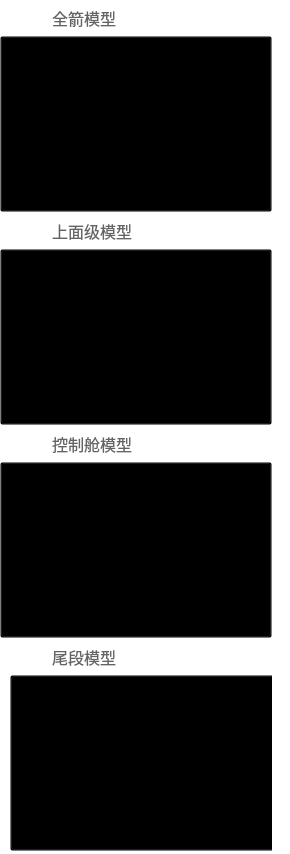
           <widget class="QWidget" name="leftscrollpart">
            <property name="geometry">
             <rect>
              <x>0</x>
              <y>0</y>
              <width>290</width>
              <height>854</height>
             </rect>
            </property>
            <property name="styleSheet">
             <string notr="true">background-color:transparent</string>
            </property>
            <layout class="QVBoxLayout" name="leftpart_ho">
             <property name="spacing">
              <number>0</number>
             </property>
             <property name="leftMargin">
              <number>0</number>
             </property>
             <property name="topMargin">
              <number>0</number>
             </property>
             <property name="rightMargin">
              <number>0</number>
             </property>
             <property name="bottomMargin">
              <number>0</number>
             </property>
             <item>
              <widget class="QWidget" name="singleModue_1" native="true">
               <property name="minimumSize">
                <size>
                 <width>272</width>
                 <height>213</height>
                </size>
               </property>
               <property name="maximumSize">
                <size>
                 <width>272</width>
                 <height>213</height>
                </size>
               </property>
               <property name="styleSheet">
                <string notr="true"/>
               </property>
               <layout class="QVBoxLayout" name="verticalLayout_4">
                <property name="spacing">
                 <number>0</number>
                </property>
                <property name="leftMargin">
                 <number>0</number>
                </property>
                <property name="topMargin">
                 <number>0</number>
                </property>
                <property name="rightMargin">
                 <number>0</number>
                </property>
                <property name="bottomMargin">
                 <number>0</number>
                </property>
                <item>
                 <widget class="QWidget" name="moduletop_1" native="true">
                  <property name="minimumSize">
                   <size>
                    <width>0</width>
                    <height>36</height>
                   </size>
                  </property>
                  <property name="maximumSize">
                   <size>
                    <width>16777215</width>
                    <height>36</height>
                   </size>
                  </property>
                  <property name="styleSheet">
                   <string notr="true">#moduletop_1{background-color:rgba(255,255,255,0.6)}
</string>
                  </property>
                  <widget class="QLabel" name="modulelogo_1">
                   <property name="geometry">
                    <rect>
                     <x>20</x>
                     <y>9</y>
                     <width>20</width>
                     <height>20</height>
                    </rect>
                   </property>
                   <property name="text">
                    <string/>
                   </property>
                   <property name="pixmap">
                    <pixmap resource="twoDdisplay.qrc">:/twoDdisplay/lefticon</pixmap>
                   </property>
                   <property name="alignment">
                    <set>Qt::AlignCenter</set>
                   </property>
                  </widget>
                  <widget class="QLabel" name="modulename_1">
                   <property name="geometry">
                    <rect>
                     <x>52</x>
                     <y>0</y>
                     <width>160</width>
                     <height>36</height>
                    </rect>
                   </property>
                   <property name="styleSheet">
                    <string notr="true">color: rgba(72,72,72,0.8500);font-size:16px;
</string>
                   </property>
                   <property name="text">
                    <string>全箭模型</string>
                   </property>
                  </widget>
                  <widget class="QPushButton" name="moduleeditbtn_1">
                   <property name="geometry">
                    <rect>
                     <x>220</x>
                     <y>5</y>
                     <width>20</width>
                     <height>20</height>
                    </rect>
                   </property>
                   <property name="minimumSize">
                    <size>
                     <width>20</width>
                     <height>20</height>
                    </size>
                   </property>
                   <property name="maximumSize">
                    <size>
                     <width>20</width>
                     <height>20</height>
                    </size>
                   </property>
                   <property name="cursor">
                    <cursorShape>PointingHandCursor</cursorShape>
                   </property>
                   <property name="styleSheet">
                    <string notr="true">

QPushButton {
	background-color:transparent;
	border-image: url(:/twoDdisplay/editmodule);
    border:0px;
}</string>
                   </property>
                   <property name="text">
                    <string/>
                   </property>
                   <property name="iconSize">
                    <size>
                     <width>20</width>
                     <height>20</height>
                    </size>
                   </property>
                   <property name="flat">
                    <bool>false</bool>
                   </property>
                  </widget>
                  <widget class="QPushButton" name="moduleclosebtn_1">
                   <property name="geometry">
                    <rect>
                     <x>240</x>
                     <y>0</y>
                     <width>30</width>
                     <height>30</height>
                    </rect>
                   </property>
                   <property name="minimumSize">
                    <size>
                     <width>30</width>
                     <height>30</height>
                    </size>
                   </property>
                   <property name="maximumSize">
                    <size>
                     <width>30</width>
                     <height>30</height>
                    </size>
                   </property>
                   <property name="cursor">
                    <cursorShape>PointingHandCursor</cursorShape>
                   </property>
                   <property name="styleSheet">
                    <string notr="true">QPushButton:hover{
	background-color:transparent;
	border-image: url(:/twoDdisplay/closehover);
    border:0px;}

QPushButton {
	background-color:transparent;
	border-image: url(:/twoDdisplay/close);
    border:0px;
}</string>
                   </property>
                   <property name="text">
                    <string/>
                   </property>
                   <property name="iconSize">
                    <size>
                     <width>20</width>
                     <height>20</height>
                    </size>
                   </property>
                   <property name="flat">
                    <bool>false</bool>
                   </property>
                  </widget>
                 </widget>
                </item>
                <item>
                 <widget class="QWidget" name="thumbnailW_1" native="true">
                  <property name="styleSheet">
                   <string notr="true"/>
                  </property>
                  <widget class="QLabel" name="thumbnail_1">
                   <property name="geometry">
                    <rect>
                     <x>0</x>
                     <y>0</y>
                     <width>272</width>
                     <height>176</height>
                    </rect>
                   </property>
                   <property name="styleSheet">
                    <string notr="true">border-image:url(&quot;:/twoDdisplay/select&quot;)</string>
                   </property>
                   <property name="text">
                    <string/>
                   </property>
                   <property name="pixmap">
                    <pixmap resource="twoDdisplay.qrc">:/twoDdisplay/qjxiao</pixmap>
                   </property>
                   <property name="alignment">
                    <set>Qt::AlignCenter</set>
                   </property>
                  </widget>
                  <widget class="QPushButton" name="thumbnailbtn_1">
                   <property name="geometry">
                    <rect>
                     <x>0</x>
                     <y>0</y>
                     <width>272</width>
                     <height>176</height>
                    </rect>
                   </property>
                   <property name="cursor">
                    <cursorShape>PointingHandCursor</cursorShape>
                   </property>
                   <property name="styleSheet">
                    <string notr="true"/>
                   </property>
                   <property name="text">
                    <string/>
                   </property>
                  </widget>
                 </widget>
                </item>
               </layout>
              </widget>
             </item>
             <item>
              <widget class="QWidget" name="singleModue_2" native="true">
               <property name="minimumSize">
                <size>
                 <width>272</width>
                 <height>213</height>
                </size>
               </property>
               <property name="maximumSize">
                <size>
                 <width>272</width>
                 <height>213</height>
                </size>
               </property>
               <layout class="QVBoxLayout" name="verticalLayout_5">
                <property name="spacing">
                 <number>0</number>
                </property>
                <property name="leftMargin">
                 <number>0</number>
                </property>
                <property name="topMargin">
                 <number>0</number>
                </property>
                <property name="rightMargin">
                 <number>0</number>
                </property>
                <property name="bottomMargin">
                 <number>0</number>
                </property>
                <item>
                 <widget class="QWidget" name="moduletop_2" native="true">
                  <property name="minimumSize">
                   <size>
                    <width>0</width>
                    <height>36</height>
                   </size>
                  </property>
                  <property name="maximumSize">
                   <size>
                    <width>16777215</width>
                    <height>36</height>
                   </size>
                  </property>
                  <property name="styleSheet">
                   <string notr="true">#moduletop_2{
background-color:rgba(255,255,255,0.6);
}</string>
                  </property>
                  <widget class="QLabel" name="modulelogo_2">
                   <property name="geometry">
                    <rect>
                     <x>20</x>
                     <y>9</y>
                     <width>20</width>
                     <height>20</height>
                    </rect>
                   </property>
                   <property name="text">
                    <string/>
                   </property>
                   <property name="pixmap">
                    <pixmap resource="twoDdisplay.qrc">:/twoDdisplay/lefticon</pixmap>
                   </property>
                   <property name="alignment">
                    <set>Qt::AlignCenter</set>
                   </property>
                  </widget>
                  <widget class="QLabel" name="modulename_2">
                   <property name="geometry">
                    <rect>
                     <x>52</x>
                     <y>0</y>
                     <width>160</width>
                     <height>36</height>
                    </rect>
                   </property>
                   <property name="styleSheet">
                    <string notr="true">color: rgba(72,72,72,0.8500);font-size:16px;
</string>
                   </property>
                   <property name="text">
                    <string>上面级模型</string>
                   </property>
                  </widget>
                  <widget class="QPushButton" name="moduleclosebtn_2">
                   <property name="geometry">
                    <rect>
                     <x>240</x>
                     <y>0</y>
                     <width>30</width>
                     <height>30</height>
                    </rect>
                   </property>
                   <property name="minimumSize">
                    <size>
                     <width>30</width>
                     <height>30</height>
                    </size>
                   </property>
                   <property name="maximumSize">
                    <size>
                     <width>30</width>
                     <height>30</height>
                    </size>
                   </property>
                   <property name="cursor">
                    <cursorShape>PointingHandCursor</cursorShape>
                   </property>
                   <property name="styleSheet">
                    <string notr="true">QPushButton:hover{
	background-color:transparent;
	border-image: url(:/twoDdisplay/closehover);
    border:0px;}

QPushButton {
	background-color:transparent;
	border-image: url(:/twoDdisplay/close);
    border:0px;
}</string>
                   </property>
                   <property name="text">
                    <string/>
                   </property>
                   <property name="iconSize">
                    <size>
                     <width>20</width>
                     <height>20</height>
                    </size>
                   </property>
                   <property name="flat">
                    <bool>false</bool>
                   </property>
                  </widget>
                  <widget class="QPushButton" name="moduleeditbtn_2">
                   <property name="geometry">
                    <rect>
                     <x>220</x>
                     <y>5</y>
                     <width>20</width>
                     <height>20</height>
                    </rect>
                   </property>
                   <property name="minimumSize">
                    <size>
                     <width>20</width>
                     <height>20</height>
                    </size>
                   </property>
                   <property name="maximumSize">
                    <size>
                     <width>20</width>
                     <height>20</height>
                    </size>
                   </property>
                   <property name="cursor">
                    <cursorShape>PointingHandCursor</cursorShape>
                   </property>
                   <property name="styleSheet">
                    <string notr="true">

QPushButton {
	background-color:transparent;
	border-image: url(:/twoDdisplay/editmodule);
    border:0px;
}</string>
                   </property>
                   <property name="text">
                    <string/>
                   </property>
                   <property name="iconSize">
                    <size>
                     <width>20</width>
                     <height>20</height>
                    </size>
                   </property>
                   <property name="flat">
                    <bool>false</bool>
                   </property>
                  </widget>
                 </widget>
                </item>
                <item>
                 <widget class="QWidget" name="thumbnailW_2" native="true">
                  <property name="styleSheet">
                   <string notr="true"/>
                  </property>
                  <widget class="QLabel" name="thumbnail_2">
                   <property name="geometry">
                    <rect>
                     <x>0</x>
                     <y>0</y>
                     <width>272</width>
                     <height>176</height>
                    </rect>
                   </property>
                   <property name="styleSheet">
                    <string notr="true">background-color:rgba(255,255,255,0.3)</string>
                   </property>
                   <property name="text">
                    <string/>
                   </property>
                   <property name="pixmap">
                    <pixmap resource="twoDdisplay.qrc">:/twoDdisplay/smj</pixmap>
                   </property>
                   <property name="alignment">
                    <set>Qt::AlignCenter</set>
                   </property>
                  </widget>
                  <widget class="QPushButton" name="thumbnailbtn_2">
                   <property name="geometry">
                    <rect>
                     <x>0</x>
                     <y>0</y>
                     <width>272</width>
                     <height>176</height>
                    </rect>
                   </property>
                   <property name="cursor">
                    <cursorShape>PointingHandCursor</cursorShape>
                   </property>
                   <property name="styleSheet">
                    <string notr="true"/>
                   </property>
                   <property name="text">
                    <string/>
                   </property>
                  </widget>
                 </widget>
                </item>
               </layout>
              </widget>
             </item>
             <item>
              <widget class="QWidget" name="singleModue_3" native="true">
               <property name="minimumSize">
                <size>
                 <width>272</width>
                 <height>213</height>
                </size>
               </property>
               <property name="maximumSize">
                <size>
                 <width>272</width>
                 <height>213</height>
                </size>
               </property>
               <layout class="QVBoxLayout" name="verticalLayout_6">
                <property name="spacing">
                 <number>0</number>
                </property>
                <property name="leftMargin">
                 <number>0</number>
                </property>
                <property name="topMargin">
                 <number>0</number>
                </property>
                <property name="rightMargin">
                 <number>0</number>
                </property>
                <property name="bottomMargin">
                 <number>0</number>
                </property>
                <item>
                 <widget class="QWidget" name="moduletop_3" native="true">
                  <property name="minimumSize">
                   <size>
                    <width>0</width>
                    <height>36</height>
                   </size>
                  </property>
                  <property name="maximumSize">
                   <size>
                    <width>16777215</width>
                    <height>36</height>
                   </size>
                  </property>
                  <property name="styleSheet">
                   <string notr="true">#moduletop_3{background-color:rgba(255,255,255,0.6);}
</string>
                  </property>
                  <widget class="QLabel" name="modulelogo_3">
                   <property name="geometry">
                    <rect>
                     <x>20</x>
                     <y>9</y>
                     <width>20</width>
                     <height>20</height>
                    </rect>
                   </property>
                   <property name="text">
                    <string/>
                   </property>
                   <property name="pixmap">
                    <pixmap resource="twoDdisplay.qrc">:/twoDdisplay/lefticon</pixmap>
                   </property>
                   <property name="alignment">
                    <set>Qt::AlignCenter</set>
                   </property>
                  </widget>
                  <widget class="QLabel" name="modulename_3">
                   <property name="geometry">
                    <rect>
                     <x>52</x>
                     <y>0</y>
                     <width>160</width>
                     <height>36</height>
                    </rect>
                   </property>
                   <property name="styleSheet">
                    <string notr="true">color: rgba(72,72,72,0.8500);font-size:16px;
</string>
                   </property>
                   <property name="text">
                    <string>控制舱模型</string>
                   </property>
                  </widget>
                  <widget class="QPushButton" name="moduleeditbtn_3">
                   <property name="geometry">
                    <rect>
                     <x>220</x>
                     <y>5</y>
                     <width>20</width>
                     <height>20</height>
                    </rect>
                   </property>
                   <property name="minimumSize">
                    <size>
                     <width>20</width>
                     <height>20</height>
                    </size>
                   </property>
                   <property name="maximumSize">
                    <size>
                     <width>20</width>
                     <height>20</height>
                    </size>
                   </property>
                   <property name="cursor">
                    <cursorShape>PointingHandCursor</cursorShape>
                   </property>
                   <property name="styleSheet">
                    <string notr="true">

QPushButton {
	background-color:transparent;
	border-image: url(:/twoDdisplay/editmodule);
    border:0px;
}</string>
                   </property>
                   <property name="text">
                    <string/>
                   </property>
                   <property name="iconSize">
                    <size>
                     <width>20</width>
                     <height>20</height>
                    </size>
                   </property>
                   <property name="flat">
                    <bool>false</bool>
                   </property>
                  </widget>
                  <widget class="QPushButton" name="moduleclosebtn_3">
                   <property name="geometry">
                    <rect>
                     <x>240</x>
                     <y>0</y>
                     <width>30</width>
                     <height>30</height>
                    </rect>
                   </property>
                   <property name="minimumSize">
                    <size>
                     <width>30</width>
                     <height>30</height>
                    </size>
                   </property>
                   <property name="maximumSize">
                    <size>
                     <width>30</width>
                     <height>30</height>
                    </size>
                   </property>
                   <property name="cursor">
                    <cursorShape>PointingHandCursor</cursorShape>
                   </property>
                   <property name="styleSheet">
                    <string notr="true">QPushButton:hover{
	background-color:transparent;
	border-image: url(:/twoDdisplay/closehover);
    border:0px;}

QPushButton {
	background-color:transparent;
	border-image: url(:/twoDdisplay/close);
    border:0px;
}</string>
                   </property>
                   <property name="text">
                    <string/>
                   </property>
                   <property name="iconSize">
                    <size>
                     <width>20</width>
                     <height>20</height>
                    </size>
                   </property>
                   <property name="flat">
                    <bool>false</bool>
                   </property>
                  </widget>
                 </widget>
                </item>
                <item>
                 <widget class="QWidget" name="thumbnailW_3" native="true">
                  <widget class="QLabel" name="thumbnail_3">
                   <property name="geometry">
                    <rect>
                     <x>0</x>
                     <y>0</y>
                     <width>272</width>
                     <height>176</height>
                    </rect>
                   </property>
                   <property name="styleSheet">
                    <string notr="true">background-color:rgba(255,255,255,0.3)</string>
                   </property>
                   <property name="text">
                    <string/>
                   </property>
                   <property name="pixmap">
                    <pixmap resource="twoDdisplay.qrc">:/twoDdisplay/kzc</pixmap>
                   </property>
                   <property name="alignment">
                    <set>Qt::AlignCenter</set>
                   </property>
                  </widget>
                  <widget class="QPushButton" name="thumbnailbtn_3">
                   <property name="geometry">
                    <rect>
                     <x>0</x>
                     <y>0</y>
                     <width>272</width>
                     <height>176</height>
                    </rect>
                   </property>
                   <property name="cursor">
                    <cursorShape>PointingHandCursor</cursorShape>
                   </property>
                   <property name="text">
                    <string/>
                   </property>
                  </widget>
                 </widget>
                </item>
               </layout>
              </widget>
             </item>
             <item>
              <widget class="QWidget" name="singleModue_4" native="true">
               <property name="minimumSize">
                <size>
                 <width>272</width>
                 <height>213</height>
                </size>
               </property>
               <property name="maximumSize">
                <size>
                 <width>272</width>
                 <height>213</height>
                </size>
               </property>
               <layout class="QVBoxLayout" name="verticalLayout_7">
                <property name="spacing">
                 <number>0</number>
                </property>
                <property name="leftMargin">
                 <number>0</number>
                </property>
                <property name="topMargin">
                 <number>0</number>
                </property>
                <property name="rightMargin">
                 <number>0</number>
                </property>
                <property name="bottomMargin">
                 <number>0</number>
                </property>
                <item>
                 <widget class="QWidget" name="moduletop_4" native="true">
                  <property name="minimumSize">
                   <size>
                    <width>0</width>
                    <height>36</height>
                   </size>
                  </property>
                  <property name="maximumSize">
                   <size>
                    <width>16777215</width>
                    <height>36</height>
                   </size>
                  </property>
                  <property name="styleSheet">
                   <string notr="true">#moduletop_4{background-color:rgba(255,255,255,0.6);}
</string>
                  </property>
                  <widget class="QLabel" name="modulelogo_4">
                   <property name="geometry">
                    <rect>
                     <x>20</x>
                     <y>9</y>
                     <width>20</width>
                     <height>20</height>
                    </rect>
                   </property>
                   <property name="text">
                    <string/>
                   </property>
                   <property name="pixmap">
                    <pixmap resource="twoDdisplay.qrc">:/twoDdisplay/lefticon</pixmap>
                   </property>
                   <property name="alignment">
                    <set>Qt::AlignCenter</set>
                   </property>
                  </widget>
                  <widget class="QLabel" name="modulename_4">
                   <property name="geometry">
                    <rect>
                     <x>52</x>
                     <y>0</y>
                     <width>160</width>
                     <height>36</height>
                    </rect>
                   </property>
                   <property name="styleSheet">
                    <string notr="true">color: rgba(72,72,72,0.8500);font-size:16px;
</string>
                   </property>
                   <property name="text">
                    <string>尾段模型</string>
                   </property>
                  </widget>
                  <widget class="QPushButton" name="moduleeditbtn_4">
                   <property name="geometry">
                    <rect>
                     <x>220</x>
                     <y>5</y>
                     <width>20</width>
                     <height>20</height>
                    </rect>
                   </property>
                   <property name="minimumSize">
                    <size>
                     <width>20</width>
                     <height>20</height>
                    </size>
                   </property>
                   <property name="maximumSize">
                    <size>
                     <width>20</width>
                     <height>20</height>
                    </size>
                   </property>
                   <property name="cursor">
                    <cursorShape>PointingHandCursor</cursorShape>
                   </property>
                   <property name="styleSheet">
                    <string notr="true">

QPushButton {
	background-color:transparent;
	border-image: url(:/twoDdisplay/editmodule);
    border:0px;
}</string>
                   </property>
                   <property name="text">
                    <string/>
                   </property>
                   <property name="iconSize">
                    <size>
                     <width>20</width>
                     <height>20</height>
                    </size>
                   </property>
                   <property name="flat">
                    <bool>false</bool>
                   </property>
                  </widget>
                  <widget class="QPushButton" name="moduleclosebtn_4">
                   <property name="geometry">
                    <rect>
                     <x>240</x>
                     <y>0</y>
                     <width>30</width>
                     <height>30</height>
                    </rect>
                   </property>
                   <property name="minimumSize">
                    <size>
                     <width>30</width>
                     <height>30</height>
                    </size>
                   </property>
                   <property name="maximumSize">
                    <size>
                     <width>30</width>
                     <height>30</height>
                    </size>
                   </property>
                   <property name="cursor">
                    <cursorShape>PointingHandCursor</cursorShape>
                   </property>
                   <property name="styleSheet">
                    <string notr="true">QPushButton:hover{
	background-color:transparent;
	border-image: url(:/twoDdisplay/closehover);
    border:0px;}

QPushButton {
	background-color:transparent;
	border-image: url(:/twoDdisplay/close);
    border:0px;
}</string>
                   </property>
                   <property name="text">
                    <string/>
                   </property>
                   <property name="iconSize">
                    <size>
                     <width>20</width>
                     <height>20</height>
                    </size>
                   </property>
                   <property name="flat">
                    <bool>false</bool>
                   </property>
                  </widget>
                 </widget>
                </item>
                <item>
                 <widget class="QWidget" name="thumbnailW_4" native="true">
                  <widget class="QLabel" name="thumbnail_4">
                   <property name="geometry">
                    <rect>
                     <x>0</x>
                     <y>0</y>
                     <width>272</width>
                     <height>176</height>
                    </rect>
                   </property>
                   <property name="styleSheet">
                    <string notr="true">background-color:rgba(255,255,255,0.3)</string>
                   </property>
                   <property name="text">
                    <string/>
                   </property>
                   <property name="pixmap">
                    <pixmap resource="twoDdisplay.qrc">:/twoDdisplay/wd</pixmap>
                   </property>
                   <property name="alignment">
                    <set>Qt::AlignCenter</set>
                   </property>
                  </widget>
                  <widget class="QPushButton" name="thumbnailbtn_4">
                   <property name="geometry">
                    <rect>
                     <x>10</x>
                     <y>0</y>
                     <width>272</width>
                     <height>176</height>
                    </rect>
                   </property>
                   <property name="cursor">
                    <cursorShape>PointingHandCursor</cursorShape>
                   </property>
                   <property name="text">
                    <string/>
                   </property>
                  </widget>
                 </widget>
                </item>
               </layout>
              </widget>
             </item>
             <item>
              <spacer name="verticalSpacer">
               <property name="orientation">
                <enum>Qt::Vertical</enum>
               </property>
               <property name="sizeHint" stdset="0">
                <size>
                 <width>20</width>
                 <height>40</height>
                </size>
               </property>
              </spacer>
             </item>
            </layout>
           </widget>
